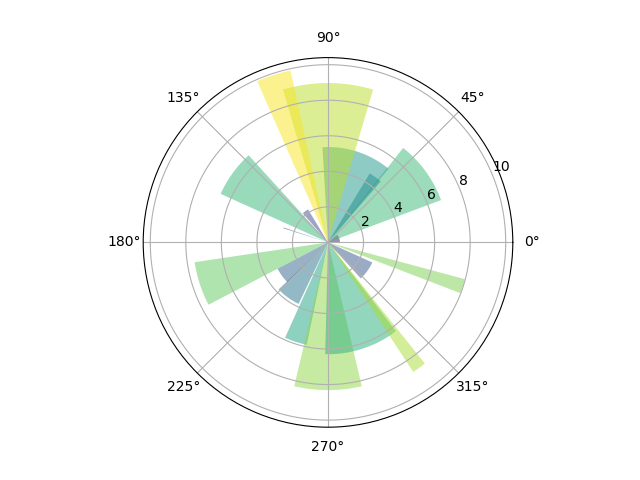

The script that saved this image:
# -*- coding: utf-8 -*-
from matplotlib import pyplot as plt
import numpy as np
N = 20
theta = np.linspace(0.0,2 * np.pi,N,endpoint=False)
#根据起止数据a,b等间距地填充size个数据，形成数组，endpoint=False时表示不包含b；
radii = 10 * np.random.rand(N)
width = np.pi / 4 * np.random.rand(N)

#plt.polar(theta, r)
#theta：每个标记所在射线与极径的夹角
#r：每个标记到原点的距离
ax = plt.subplot(111,projection = 'polar')
bars = ax.bar(theta,radii,width = width,bottom=0.0)

for r,bar in zip(radii,bars):
    bar.set_facecolor(plt.cm.viridis(r / 10.))
    bar.set_alpha(0.5)
plt.savefig("pyplot极坐标图的绘制")
plt.show()
